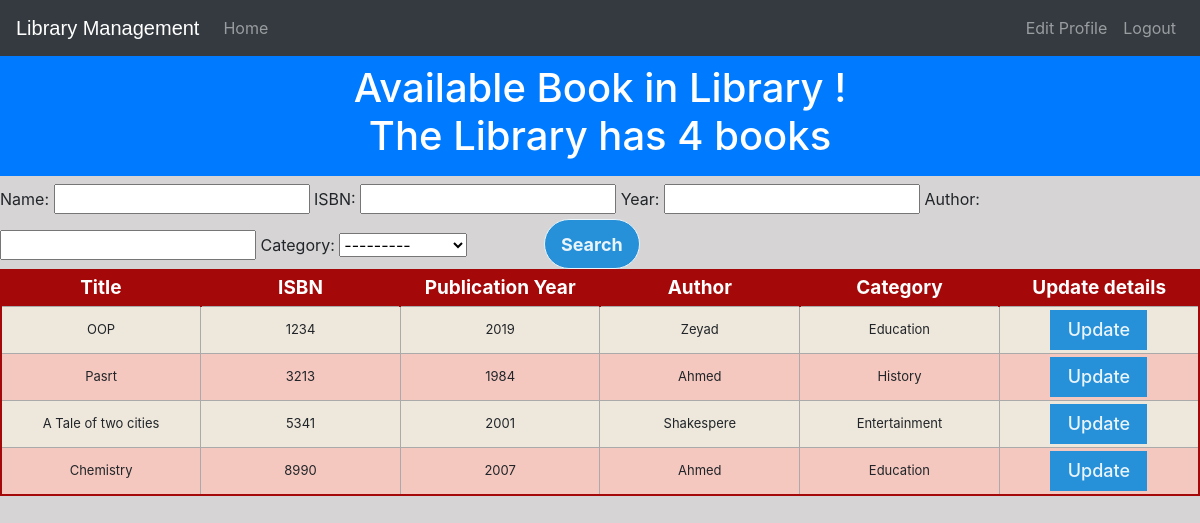
Page /adminbooks (signed in) on the committed database.
### Library/models.py (models this page shows, shortened)
class Book(models.Model):
    name = models.CharField(max_length=50)
    author = models.CharField(max_length=50)
    isbn = models.PositiveIntegerField()
    publicationYear=models.PositiveIntegerField()
    categories= [
        ('Education', 'Education'),
        ('Entertainment', 'Entertainment'),
        ('Comics', 'Comics'),
        ('Biography', 'Biographie'),
        ('History', 'History'),
    ]
    category = models.CharField(max_length=50, choices = categories)
    class Meta:
        ordering=['isbn']

### Library/views.py (the view)
# urls.py: path('adminbooks', views.adminbooks, name='adminbooks'),
@login_required(login_url='adminlogin')
def adminbooks(request):
    books = Book.objects.all()
    count = Book.objects.all().count()
    myFilter = BookFilter(request.GET,queryset=books)
    books = myFilter.qs
    context={'books':books,'count':count,'myFilter':myFilter}
    return render(request, 'pages/adminbooks.html',context)

### templates/pages/adminbooks.html (shortened to what this page needs)
<!DOCTYPE html>
<html lang="en" dir="ltr">
<head>
  </head>
  <body style="background-color: rgb(214, 212, 212);">
    {% include "parts/adminnavbar.html" %}
    <br>
    <br>
{% if books %}
<h3 class="p-3 mb-2 bg-primary text-white" style = 'font-size: 40px;text-align:center;'>Available Book in Library !
  <br>The Library has {{count}} books</h3>
    <form class="search" method="GET">
      <div>
        <label>Name:</label>
        {{myFilter.form.name}}
        <label>ISBN:</label>
        {{myFilter.form.isbn}}
        <label>Year:</label>
        {{myFilter.form.publicationYear}}
        <label>Author:</label>
        {{myFilter.form.author}}
        <label>Category:</label>
        {{myFilter.form.category}}
        <input type="submit" value="Search">
      </div>
    </form>
<table style="table-layout: fixed;" class="redTable">
<thead>
<tr>
<th>Title</th>
<th>ISBN</th>
<th>Publication Year</th>
<th>Author</th>
<th>Category</th>
<th>Update details</th>
</tr>
</thead>
<tbody>
  {% for book in books %}
    <tr>
      <td>{{book.name}}</td>
      <td>{{book.isbn}}</td>
      <td>{{book.publicationYear}}</td>
      <td>{{book.author}}</td>
      <td>{{book.category}}</td>
      <td><form action="{% url 'updatebook' book.id %}">
      <button class="update">Update</button></form></td>
    </tr>
  {% endfor %}
</tbody>
</table>
{%endif%}
  </body>
</html>

### templates/parts/adminnavbar.html (shortened to what this page needs)
<!DOCTYPE html>
<html lang="en">
<head>
<link rel="stylesheet" href="https://stackpath.bootstrapcdn.com/bootstrap/4.3.1/css/bootstrap.min.css">
<link rel="stylesheet" href="https://maxcdn.bootstrapcdn.com/font-awesome/4.7.0/css/font-awesome.min.css">
</head>
<body>
<div class="bs-example">
    <nav class="navbar navbar-expand-md bg-dark navbar-dark fixed-top">
        <h7 class="navbar-brand">Library Management</h7>
        <div class="collapse navbar-collapse justify-content-between" id="navbarCollapse">
            <div class="navbar-nav">
                <a href= "{% url 'adminpage' %}" class="nav-item nav-link">Home</a>
            </div>
            <div class="navbar-nav">
                <a href= "{% url 'adminupdate' %}" class="nav-item nav-link">Edit Profile</a>
                <a href= "{% url 'logout' %}" class="nav-item nav-link">Logout</a>
            </div>
        </div>
    </nav>
</div>
</body>
</html>

### templates/pages/adminbooks.html (style rules this page uses)
table.redTable { border: 2px solid #A40808; background-color: #EEE7DB; width: 100%; text-align: center; border-collapse: collapse; }
table.redTable td, table.redTable th { border: 1px solid #AAAAAA; padding: 3px 2px; }
table.redTable tbody td { font-size: 13px; }
table.redTable tr:nth-child(even) { background: #F5C8BF; }
table.redTable thead { background: #A40808; }
table.redTable thead th { font-size: 19px; font-weight: bold; color: #FFFFFF; text-align: center; border-left: 2px solid #A40808; }
table.redTable thead th:first-child { border-left: none; }
input[type="submit"] { width: 8%; margin-left: 6%; height: 50px; border: 1px solid; background: #2691d9; border-radius: 25px; font-size: 18px; color: #e9f4fb; font-weight: 700; cursor: pointer; outline: none; }
.update { width: 50%; height: 40px; background: #2691d9; font-size: 18px; color: #e9f4fb; font-weight: 500; cursor: pointer; outline: none; border:none; }

### templates/parts/adminnavbar.html (style rules this page uses)
.bs-example { margin: 0px; }
.navbar-brand { font-size: 20px; font-family: sans-serif; }

### rows in the picture
Book: name "OOP", isbn "1234", publicationYear "2019", author "Zeyad", category "Education"
Book: name "Pasrt", isbn "3213", publicationYear "1984", author "Ahmed", category "History"
Book: name "A Tale of two cities", isbn "5341", publicationYear "2001", author "Shakespere", category "Entertainment"
Book: name "Chemistry", isbn "8990", publicationYear "2007", author "Ahmed", category "Education"

### other values in the picture
{{ count }} "4"
